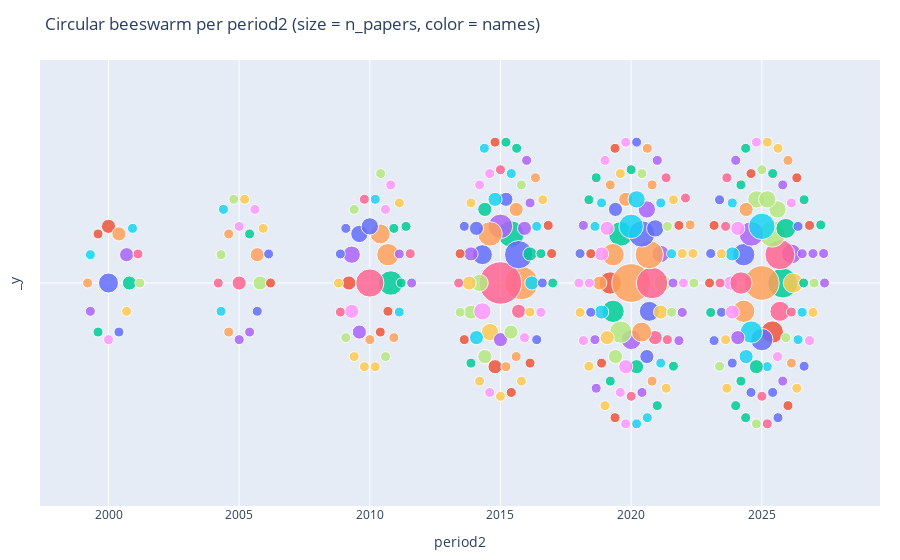

This figure's notebook cell:
### Code cell
import plotly.express as px

# Columns based on your request
x_col = "period2" if "period2" in df.columns else "period"
size_col = "n_papers" if "n_papers" in df.columns else None
color_col = "names" 

# color_profile = {
#     '[1,1,4]':
#     '[1,1,2]':
# }

# Ensure numeric x
df[x_col] = pd.to_numeric(df[x_col], errors="coerce")
df = df[df[x_col].notna()].copy()

# --- Circular disk layout per x bucket ---
# Parameters to control the circle size in data units
rx = 0.4  # horizontal radius in "year" units
ry = 1.0  # vertical radius in arbitrary y units

def disk_positions(n, rx=0.4, ry=1.0):
    """
    Arrange n points in concentric hex-like rings that fill a disk.
    Returns arrays of x_offset, y_offset centered at (0,0).
    Ring k has capacity 6*k (k>=1), ring 0 has 1 at center.
    """
    xs, ys = [], []
    if n <= 0:
        return np.array([]), np.array([])
    # center
    xs.append(0.0)
    ys.append(0.0)
    placed = 1
    k = 2
    while placed < n:
        cap = 6 * k
        thetas = np.linspace(0, 2*np.pi, cap, endpoint=False)
        for th in thetas:
            if placed >= n:
                break
            xs.append(rx * k * np.cos(th))
            ys.append(ry * k * np.sin(th))
            placed += 1
        k += 1
    return np.array(xs), np.array(ys)

# Within each x group, optionally sort by size descending so large dots gravitate toward center
if size_col and size_col in df.columns:
    df["_size_for_sort"] = df[size_col].fillna(1.0)
else:
    df["_size_for_sort"] = 1.0

df["_x"] = df[x_col]
df["_y"] = 0.0

for xval, idxs in df.groupby(x_col).groups.items():
    ids = list(idxs)
    # sort big -> small
    ids_sorted = df.loc[ids].sort_values("_size_for_sort", ascending=False).index.tolist()
    nx = len(ids_sorted)
    xs_off, ys_off = disk_positions(nx, rx=rx, ry=ry)
    # assign offsets in sorted order
    for i, row_id in enumerate(ids_sorted):
        df.at[row_id, "_x"] = xval + xs_off[i]
        df.at[row_id, "_y"] = ys_off[i]

# --- Plot ---
kwargs = {}
if size_col and size_col in df.columns:
    kwargs.update(size=size_col, size_max=30)

fig = px.scatter(
    df,
    x="_x",
    y="_y",
    color=color_col,
    hover_data=[x_col, color_col] + ([size_col] if size_col in df.columns else []),
    **kwargs
)

# Cosmetics
fig.update_traces(marker=dict(opacity=0.85), selector=dict(mode="markers"))
fig.update_yaxes(showgrid=False, showticklabels=False, zeroline=True, zerolinewidth=1)
fig.update_xaxes(title=x_col)
fig.update_layout(
    title=f"Circular beeswarm per {x_col} (size = {size_col or 'constant'}, color = {color_col})",
    # legend_title=color_col,
    showlegend=False,
    height=560,
    margin=dict(l=40, r=20, t=60, b=40),
)

fig.show()
